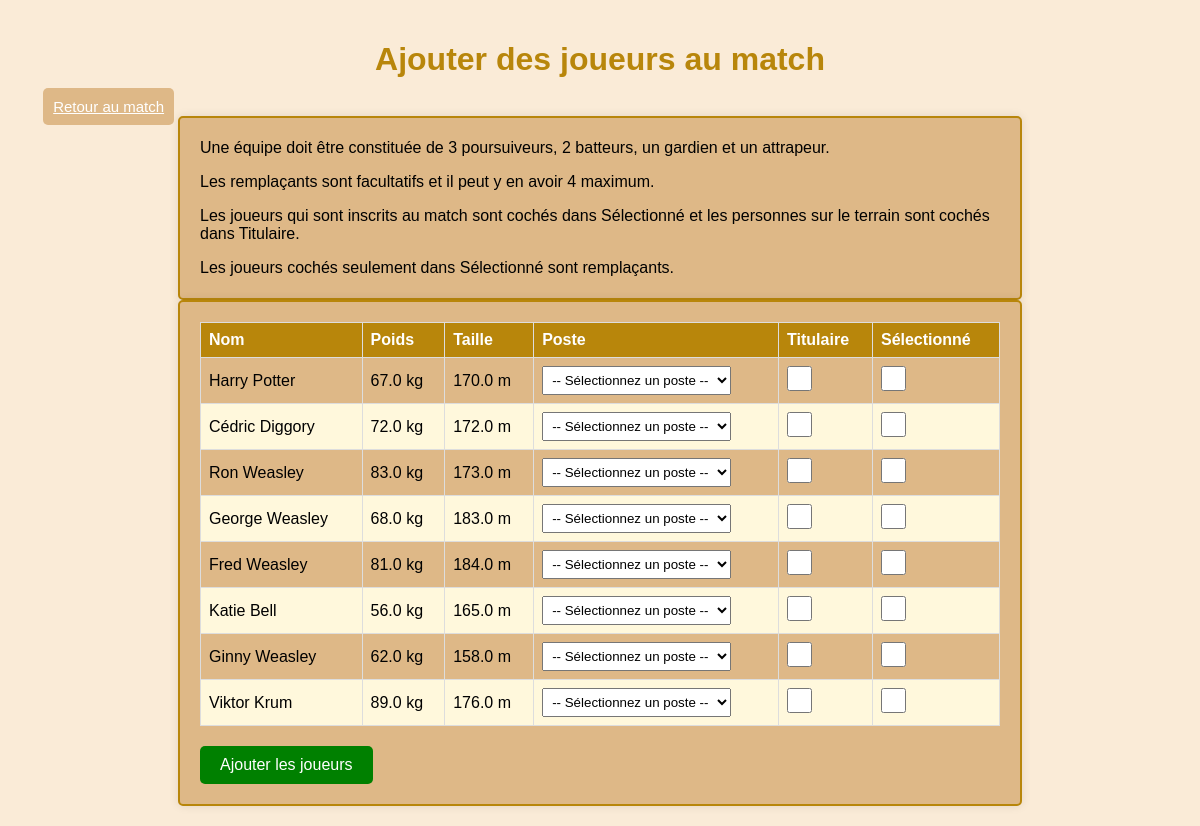
/php/pages/ajouterMatchJoueur.php?Id_Match=77, run on the app's committed database.
### tables this page shows
CREATE TABLE IF NOT EXISTS Joueur(
   Numero_licence INT ,
   Nom VARCHAR(30) ,
   Prenom VARCHAR(30) ,
   Date_naissance DATE,
   Taille DECIMAL(4,1)  ,
   Poids DECIMAL(4,1)  ,
   Statut ENUM('Actif', 'Blessé', 'Suspendu', 'Absent') DEFAULT 'Actif',
   Photo VARCHAR(51),
   PRIMARY KEY(Numero_licence)
);

### php/requetesSql.php (called while the page is built, shortened)
<?php
        $select_joueur_actif="SELECT Numero_licence, Nom, Prenom, Taille, Poids FROM Joueur WHERE Statut = 'Actif'";
?>

### php/pages/AjouterMatchJoueur.php (the view, shortened to what this page needs)
<?php
require('../bd/ConnexionBD.php');
require('../requetesSql.php');
$stmt = $linkpdo->query($select_joueur_actif);
$joueurs = $stmt->fetchAll(PDO::FETCH_ASSOC);
?>
<!DOCTYPE html>
<html lang="fr">
<head>
    <link href="../css/AjouterMatchJoueur.css" rel="stylesheet">
</head>
<body>
    <h1>Ajouter des joueurs au match</h1>
    <a class="rtab" href="AjouterMatch.php">Retour au match</a>
    <div class ="explications">
        <p> Une équipe doit être constituée de 3 poursuiveurs, 2 batteurs, un gardien et un attrapeur.</p>
        <p> Les remplaçants sont facultatifs et il peut y en avoir 4 maximum. </p>
        <P> Les joueurs qui sont inscrits au match sont cochés dans Sélectionné et les personnes sur le terrain sont cochés dans Titulaire. </p>
        <p> Les joueurs cochés seulement dans Sélectionné sont remplaçants. </p>
    </div>
    <form method="POST">
        <table>
            <thead>
                <tr>
                    <th>Nom</th>
                    <th>Poids</th>
                    <th>Taille</th>
                    <th>Poste</th>
                    <th>Titulaire</th>
                    <th>Sélectionné</th>
                </tr>
            </thead>
            <tbody>
                <?php foreach ($joueurs as $joueur): ?>
                    <tr>
                        <td><?= htmlspecialchars($joueur['Prenom'] . ' ' . $joueur['Nom']); ?></td>
                        <td><?= htmlspecialchars($joueur['Poids']); ?> kg</td>
                        <td><?= htmlspecialchars($joueur['Taille']); ?> m</td>
                        <td>
                            <select name="poste[<?= $joueur['Numero_licence']; ?>]">
                                <option value="">-- Sélectionnez un poste --</option>
                            </select>
                        </td>
                        <td>
                            <input type="checkbox" class="checkbox bouton-titulaire" name="titulaire[<?= $joueur['Numero_licence']; ?>]" value="1">
                        </td>
                        <td>
                            <input type="checkbox" class="checkbox bouton-selectionne" name="selectionne[<?= $joueur['Numero_licence']; ?>]" value="1">
                        </td>
                    </tr>
                <?php endforeach; ?>
            </tbody>
        </table>
        <button type="submit">Ajouter les joueurs</button>
    </form>
</body>
</html>

### php/css/AjouterMatchJoueur.css (style rules this page uses)
body { font-family: Arial, sans-serif; background-color: antiquewhite; margin: 0; padding: 20px; }
h1 { color: darkgoldenrod; text-align: center; margin-bottom: 20px; }
.rtab { padding: 10px; background-color: burlywood; color: white; border: none; cursor: pointer; border-radius: 5px; font-size: 15px; margin-top: 20px; transition: background-color 0.2s ease; margin-left: 2%; }
form { max-width: 800px; margin: 0 auto; background-color: burlywood; padding: 20px; border-radius: 5px; border: 2px solid darkgoldenrod; box-shadow: 0 0 10px rgba(0, 0, 0, 0.1); }
table { width: 100%; border-collapse: collapse; margin-bottom: 20px; }
thead { background-color: darkgoldenrod; color: white; }
th, td { border: 1px solid #ddd; padding: 8px; text-align: left; }
th { font-weight: bold; }
tr:nth-child(even) { background-color: #fff8dc; }
select, input[type="checkbox"] { margin: 0; padding: 5px; }
button { background-color: green; color: white; border: none; padding: 10px 20px; cursor: pointer; border-radius: 5px; transition: background-color 0.3s; font-size: 16px; }
.checkbox { width: 25px; height: 25px; margin: 5px; cursor: pointer; }
.bouton-titulaire, .bouton-selectionne { background-color: brown; border: 2px solid #8B4513; border-radius: 5px; }
.explications { max-width: 800px; margin: 0 auto; background-color: burlywood; padding: 5px 20px; border-radius: 5px; border: 2px solid darkgoldenrod; box-shadow: 0 0 10px rgba(0, 0, 0, 0.1); }

### data on the page
joueur: Prenom+Nom "Harry Potter", Poids "67.0", Taille "170.0"
joueur: Prenom+Nom "Cédric Diggory", Poids "72.0", Taille "172.0"
joueur: Prenom+Nom "Ron Weasley", Poids "83.0", Taille "173.0"
joueur: Prenom+Nom "George Weasley", Poids "68.0", Taille "183.0"
joueur: Prenom+Nom "Fred Weasley", Poids "81.0", Taille "184.0"
joueur: Prenom+Nom "Katie Bell", Poids "56.0", Taille "165.0"
joueur: Prenom+Nom "Ginny Weasley", Poids "62.0", Taille "158.0"
joueur: Prenom+Nom "Viktor Krum", Poids "89.0", Taille "176.0"
